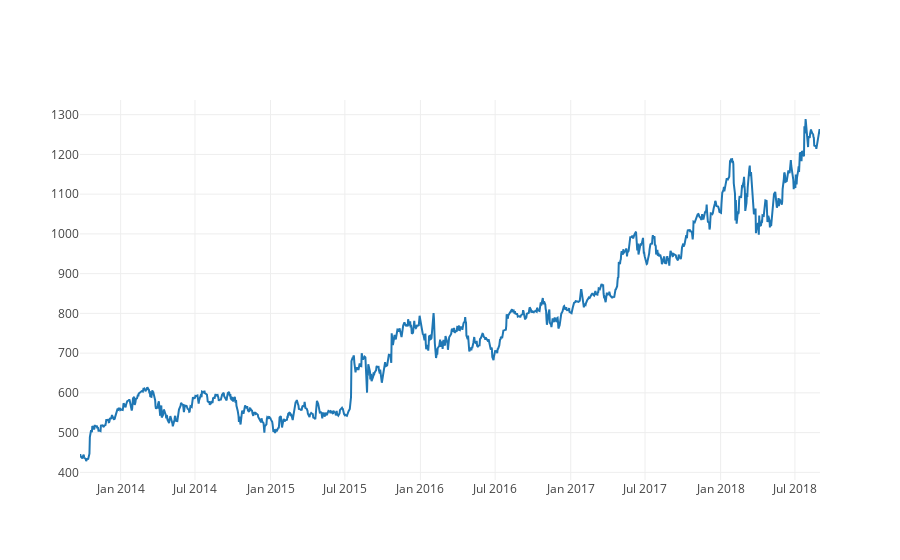

Notebook source saved alongside this figure:
### Markdown cell above
#### Visualising the data

### Code cell
pyo.iplot([{
    'x': dataset_train.index,
    'y': dataset_train['Open'],
    'name': 'Training Set'
}])

### Figure 1 — Plotly figure (JSON) as saved in the notebook; plotly's stock layout.template omitted (floating-point values rounded to 4 significant figures; data arrays with more than 128 entries replaced by an {"elided": "..."} marker saying what was removed)
{"data": [{"name": "Training Set", "type": "scatter", "uid": "fdd5e980-bf36-11e8-8b1d-154d1166ee01", "x": {"elided": "1245 str values"}, "y": {"elided": "1245 float values"}}], "layout": {}}
